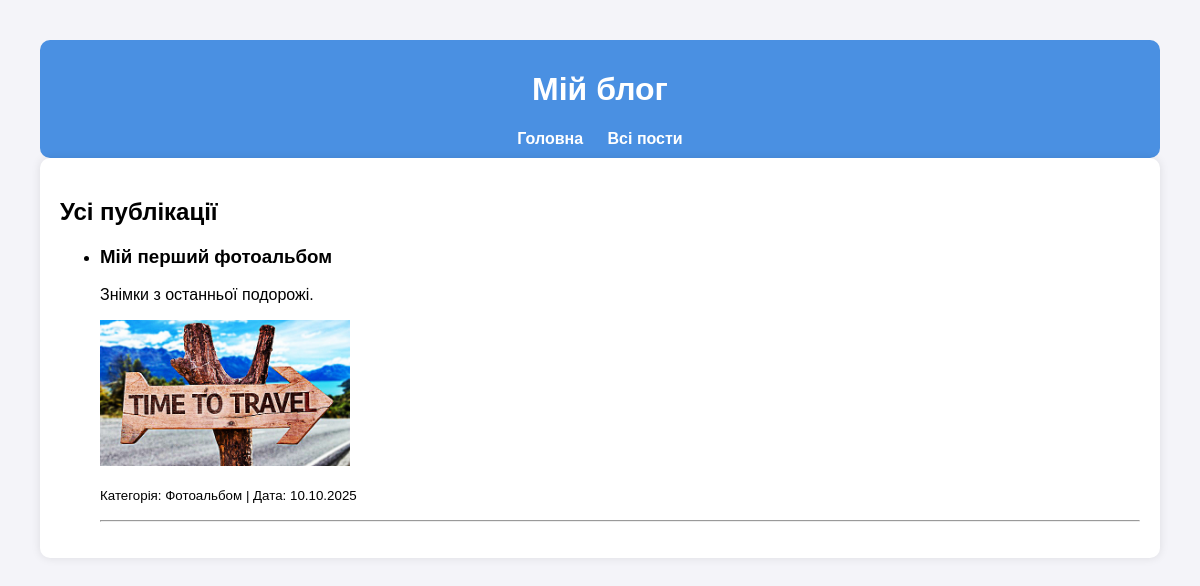
The page /articles/ on the database as committed earlier.
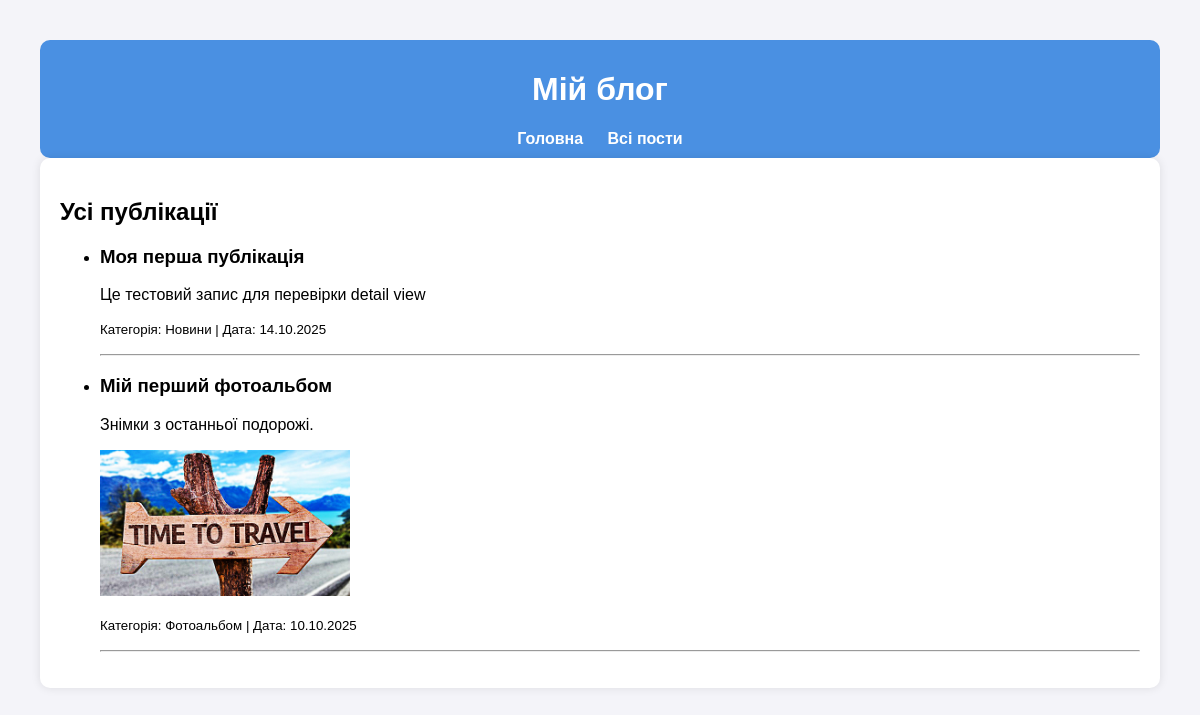
The same page on the database as committed later.
### blog/models.py (models this page shows, shortened)
class Post(models.Model):
    title = models.CharField(max_length=200)
    content = models.TextField()
    category = models.ForeignKey(Category, on_delete=models.CASCADE)
    image = models.ImageField(upload_to='images/', blank=True, null=True)
    created_at = models.DateTimeField(auto_now_add=True)
    slug = models.SlugField(max_length=200, unique=True)

class Category(models.Model):
    name = models.CharField(max_length=100, unique=True)
    description = models.TextField(blank=True, null=True)

### blog/views.py (the view)
# urls.py: path('articles/', views.article_list, name='article_list'),
def article_list(request):
    posts = Post.objects.all().order_by('-created_at')
    return render(request, 'article_list.html', {'posts': posts})

### blog/templates/article_list.html (shortened to what this page needs)
{% extends 'base.html' %}
{% block content %}
<h2>Усі публікації</h2>
{% if posts %}
    <ul>
        {% for post in posts %}
            <li>
                <h3>{{ post.title }}</h3>
                <p>{{ post.content|truncatewords:25 }}</p>
                {% if post.image %}
                    <img src="{{ post.image.url }}" alt="{{ post.title }}" width="250">
                {% endif %}
                <p><small>Категорія: {{ post.category.name }} | Дата: {{ post.created_at|date:"d.m.Y" }}</small></p>
                <hr>
            </li>
        {% endfor %}
    </ul>
{% else %}
    <p>Поки що немає публікацій.</p>
{% endif %}
{% endblock %}

### blog/templates/base.html (shortened to what this page needs)
<!DOCTYPE html>
<html lang="uk">
<head>
</head>
<body>
    <header>
        <h1>Мій блог</h1>
        <nav>
            <a href="/">Головна</a>
            <a href="/articles/">Всі пости</a>
        </nav>
    </header>
    <div class="container">
        {% block content %}
        {% endblock %}
    </div>
</body>
</html>

### blog/templates/base.html (style rules this page uses)
body { font-family: Arial, sans-serif; background-color: #f4f4f9; margin: 40px; }
header { background-color: #4a90e2; color: white; padding: 10px; text-align: center; border-radius: 10px; }
nav a { color: white; margin: 0 10px; text-decoration: none; font-weight: bold; }
.container { background-color: white; padding: 20px; border-radius: 10px; box-shadow: 0 0 10px rgba(0,0,0,0.1); }

Rows that differ between the two databases and show on the page:
added Post: title "Моя перша публікація", content "Це тестовий запис для перевірки detail view", category.name "Новини", created_at "14.10.2025"
